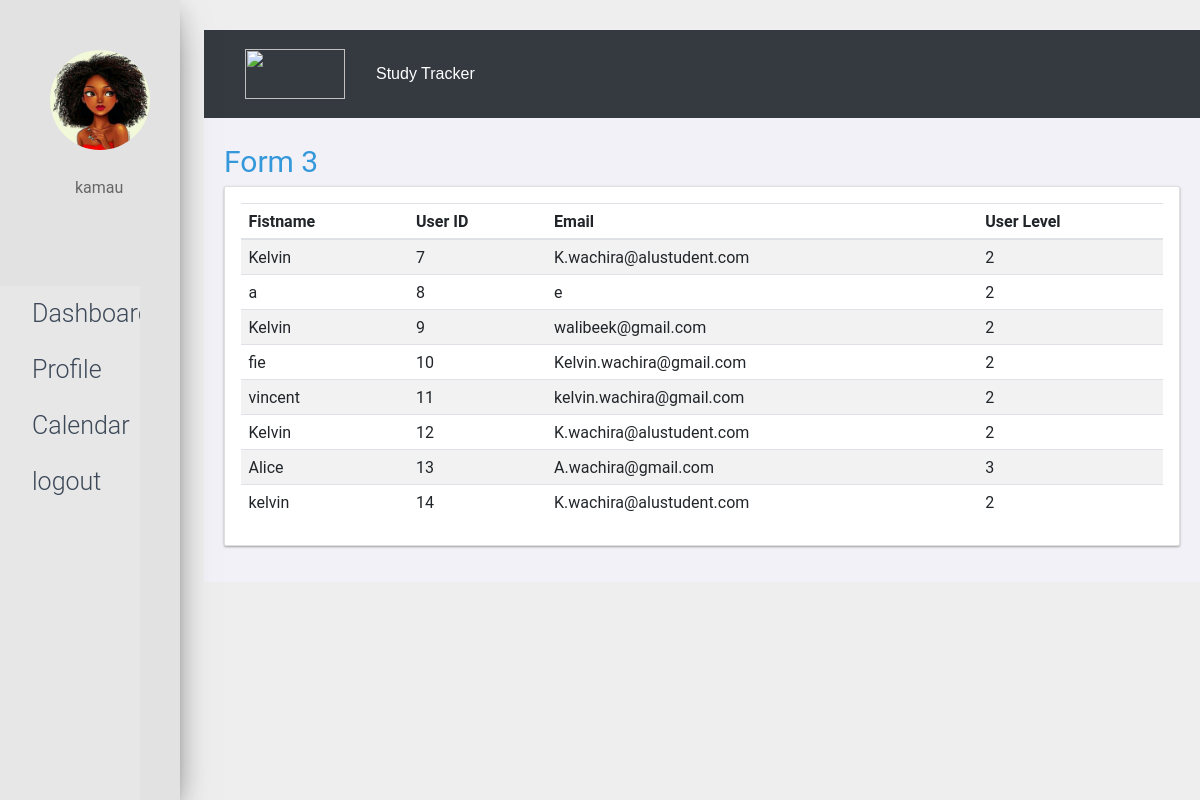
Page /index.php?name=manageusers (signed in) on the committed database.
### tables this page shows
CREATE TABLE `user_accounts` (
  `ID` int(100) NOT NULL,
  `first_name` varchar(100) NOT NULL,
  `last_name` varchar(100) NOT NULL,
  `username` varchar(100) NOT NULL,
  `email_adress` varchar(100) NOT NULL,
  `user_passwords` varchar(100) NOT NULL,
  `user_level_id` int(100) NOT NULL DEFAULT 2
);

### db.php (called while the page is built, shortened)
<?php
class DB {
    function __construct() {
        $dbhost = 'localhost';
        $dbuname = 'root';
        $dbpass = '';
        $dbname = 'Study-Tracker';
        $this->_dbconn = mysqli_connect($dbhost, $dbuname, $dbpass, $dbname);
    }
}

### appform.php (called while the page is built, shortened)
<?php
include 'db.php';
class App extends DB {
    function GetUserMailandName(){
        $query = "SELECT * FROM user_accounts";
        $result = mysqli_query($this->_dbconn, $query)or die(mysqli_errno());
        $row = mysqli_fetch_all($result, MYSQLI_ASSOC);
        return $row;
    }
}
?>

### manageusers.php (the view, shortened to what this page needs)
<link rel="stylesheet" href="css/index.css">
<?php
    include 'appform.php';
    $newapp = new App();
    $users = $newapp->GetUserMailandName();
?>
 <body class = "main-body">
        <div class="grid-item">
            <div class = "heading" >
                <a href="<?php echo'index.php?name=results&class=3'; ?>"><i class="fa"></i> Form 3</a>
            </div>
                <div class="card radius shadowDepth1">
                    <div class="card__content card__padding">
                        <article class="card__article">
                            <div class="row">
                                <div class="col-lg-12">
                                    <section class="panel">
                                        <table class="table table-striped table-advance table-hover">
                                            <thead>
                                                <tr>
                                                    <th>Fistname</th>
                                                    <th>User ID</th>
                                                    <th>Email</th>
                                                    <th>User Level</th>
                                                </tr>
                                            </thead>
                                            <tbody>
                                                <?php foreach ($users as $key => $value): ?>
                                                    <tr>
                                                        <div class="row">
                                                        <td><?php echo $value['first_name'];?> </td>
                                                        <td><?php echo $value['ID'];?> </td>
                                                        <td><?php echo $value['email_adress'];?> </td>
                                                        <td><?php echo $value['user_level_id'];?> </td>
                                                    </tr>
                                                <?php endforeach; ?>
                                            </tbody>
                                        </table>
                                    </section>
                                </div>
                            </div>
                        </article>
                    </div>
                </div>
        </div>
</body>

### css/style.css (style rules this page uses)
body { font-family: "Lato", sans-serif; }
.main-body { padding-left: 17%; padding-top: 2.5%; }

### css/cards.css (style rules this page uses)
.grid-item { background-color: #f2f1f7; border: #20362A; padding: 20px; font-size: 30px; text-align: left; }
*, *:after, *:before { margin: 0; padding: 0; box-sizing: border-box; }
body { background-color: #eee; font-family: Roboto; font-weight: 400; font-size: 1.6em; line-height: 1.6; color: #666; }
a { text-decoration: none; color: #3498db; }
.radius { border-radius: 2px; }
.shadowDepth1 { box-shadow: 0 1px 3px rgba(0,0,0, 0.12), 0 1px 2px rgba(0,0,0, 0.24); }
.card { background-color: #fff; margin-bottom: 1.6rem; }
.card__padding { padding: 1.6rem; }
.card__content { position: relative; }

### rows in the picture
user_accounts: first_name "Kelvin", ID "7", email_adress "K.wachira@alustudent.com", user_level "2"
user_accounts: first_name "a", ID "8", email_adress "e", user_level "2"
user_accounts: first_name "Kelvin", ID "9", email_adress "walibeek@gmail.com", user_level "2"
user_accounts: first_name "fie", ID "10", email_adress "Kelvin.wachira@gmail.com", user_level "2"
user_accounts: first_name "vincent", ID "11", email_adress "kelvin.wachira@gmail.com", user_level "2"
user_accounts: first_name "Kelvin", ID "12", email_adress "K.wachira@alustudent.com", user_level "2"
user_accounts: first_name "Alice", ID "13", email_adress "A.wachira@gmail.com", user_level "3"
user_accounts: first_name "kelvin", ID "14", email_adress "K.wachira@alustudent.com", user_level "2"

### other values in the picture
$_SESSION['username'] "kamau"
